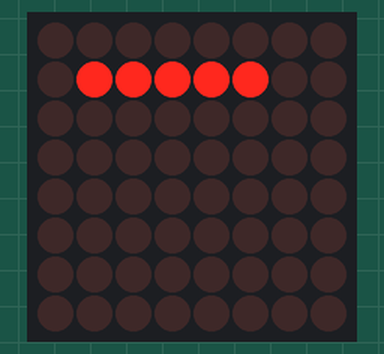
A sketch run on a simulated Arduino Uno, built with avr-gcc and run on an emulated ATmega328P. Parts: 8×8 LED matrix.

Above: at 0.05 s.
At 9.16 s:
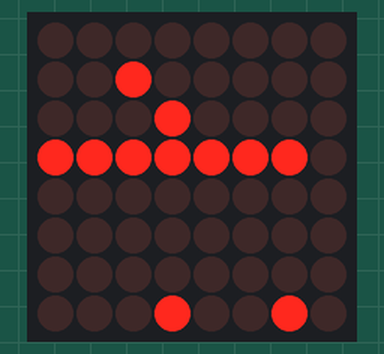
At 16.33 s:
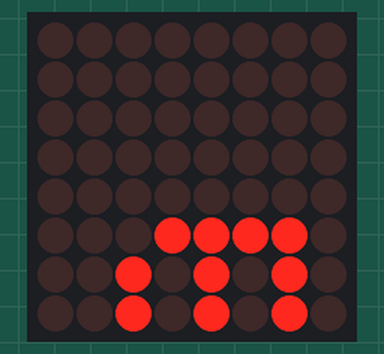
At 18.3 s:
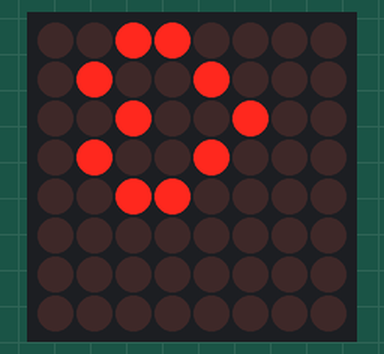
At 28.95 s:
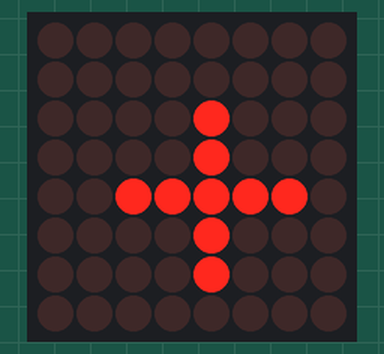
At 39.56 s:
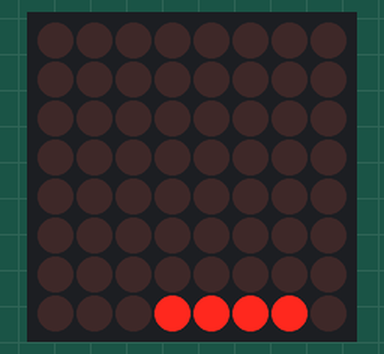

Measured:
- what the display in image 3 shows lasts 1.3 s, from 18.2 s to 19.5 s

The sketch:

dot-matrix-display.ino
```cpp
//www.elegoo.com
//2016.12.9

//We always have to include the library
#include "LedControl.h"
#include "dm-symbols.h"

/*
 Now we need a LedControl to work with.
 ***** These pin numbers will probably not work with your hardware *****
 pin 12 is connected to the DataIn
 pin 11 is connected to LOAD(CS)
 pin 10 is connected to the CLK
 We have only a single MAX72XX.
 */
LedControl lc = LedControl(12,10,11,1);

/* we always wait a bit between updates of the display */
unsigned long delaytime1 = 100;
unsigned long delaytime2 = 1250;
unsigned long delaytime3 = 250;

byte currentSymbol[8] = {};

void setup() {
    /*
    The MAX72XX is in power-saving mode on startup,
    we have to do a wakeup call
    */
    lc.shutdown(0, false);
    /* Set the brightness to a medium values */
    lc.setIntensity(0, 8);
    /* and clear the display */
    lc.clearDisplay(0);
}


/**
 * TODO: Change this method to allow for transition of symbols, e.g.: a marquee
 * running display on the dot-matrix.
 * Rough outline:
    - variable for the current symbol
    - next symbol as method argument
    - for i in 0 .. 7 (symbols are 5 wide for now)
        - shift bits in current symbol one to the left
        - copy bit 7-i from next symbol into current symbol
 *
 */


void setLetter(byte lttr[], unsigned long delaytime) {
    for (int i=0; i<5; ++i) {
        currentSymbol[i] = lttr[i];
    }
    for (int i=0; i<8; ++i) {
        lc.setRow(0, i, currentSymbol[i]);
    }
    delay(delaytime);
}

/**
 * Sets a new symbol to transition to, by moving the letter towards the left.
 */
void transitionToSymbol(byte lttr[5], unsigned long delayT) {
    int lPtr = 4;
    for (int i=0; i<8; ++i) {
        for (int j=7; j>0; --j) {
            currentSymbol[j] = currentSymbol[j-1];
        }

        if (lPtr >= 0) {
            currentSymbol[1] = lttr[lPtr];
        }
        lPtr -= 1;

        // Display the new symbol.
        for (int i=0; i<8; ++i) {
            lc.setRow(0, i, currentSymbol[i]);
        }
        delay(delayT);
    }

}

/*
 This method will display the characters for the
 word "Arduino" one after the other on the matrix.
 (you need at least 5x7 leds to see the whole chars)
 TODO: Change this to hand over a string and map the letters
 to characters so that they can be parsed from said string.
 */
void writeMessageOnMatrix() {

  /* now display them one by one with a small delay */
    transitionToSymbol(sym_C, delaytime1);
    transitionToSymbol(sym_h, delaytime1);
    transitionToSymbol(sym_i, delaytime1);
    transitionToSymbol(sym_n, delaytime1);
    transitionToSymbol(sym_L, delaytime1);
    transitionToSymbol(sym_e, delaytime1);
    transitionToSymbol(sym_e, delaytime1);
    transitionToSymbol(sym_plus, delaytime1);
    transitionToSymbol(sym_M, delaytime1);
    transitionToSymbol(sym_i, delaytime1);
    transitionToSymbol(sym_c, delaytime1);
    transitionToSymbol(sym_h, delaytime1);
    transitionToSymbol(sym_a, delaytime1);
    transitionToSymbol(sym_e, delaytime1);
    transitionToSymbol(sym_l, delaytime1);
    transitionToSymbol(sym_eqls, delaytime1);
    transitionToSymbol(sym_A, delaytime1);
    transitionToSymbol(sym_n, delaytime1);
    transitionToSymbol(sym_y, delaytime1);
    transitionToSymbol(sym_a, delaytime1);
    transitionToSymbol(sym_blank, delaytime3);
    setLetter(sym_heart, delaytime2);
    setLetter(sym_space, delaytime3);
    setLetter(sym_heart, delaytime2);
    setLetter(sym_space, delaytime3);
    setLetter(sym_heart, delaytime2);
    setLetter(sym_space, delaytime3);
}

/*
  This function lights up a some Leds in a row.
 The pattern will be repeated on every row.
 The pattern will blink along with the row-number.
 row number 4 (index==3) will blink 4 times etc.
 */
void rows() {
  for (int row=0; row<8; row++) {
    delay(delaytime2);
    lc.setRow(0, row, B10100000);
    delay(delaytime2);
    lc.setRow(0, row, (byte)0);

    for (int i=0; i<row; i++) {
      delay(delaytime2);
      lc.setRow(0, row, B10100000);
      delay(delaytime2);
      lc.setRow(0, row, (byte)0);
    }
  }
}

/*
  This function lights up a some Leds in a column.
 The pattern will be repeated on every column.
 The pattern will blink along with the column-number.
 column number 4 (index==3) will blink 4 times etc.
 */
void columns() {
  for (int col=0; col<8; col++) {
    delay(delaytime2);
    lc.setColumn(0, col, B10100000);
    delay(delaytime2);
    lc.setColumn(0, col, (byte)0);
    for (int i=0; i<col; i++) {
      delay(delaytime2);
      lc.setColumn(0, col, B10100000);
      delay(delaytime2);
      lc.setColumn(0, col, (byte)0);
    }
  }
}

/*
 This function will light up every Led on the matrix.
 The led will blink along with the row-number.
 row number 4 (index==3) will blink 4 times etc.
 */
void single() {
  for (int row=0; row<8; row++) {
    for (int col=0; col<8; col++) {
      delay(delaytime2);
      lc.setLed(0, row, col, true);
      delay(delaytime2);
      for (int i=0; i<col; i++) {
        lc.setLed(0, row, col, false);
        delay(delaytime2);
        lc.setLed(0, row, col, true);
        delay(delaytime2);
      }
    }
  }
}

void loop() {
  writeMessageOnMatrix();
//  rows();
//  columns();
//  single();
}
```

dm-symbols.h
```cpp
#ifndef dm_symbols_h
#define dm_symbols_h

// Characters and symbols as bit matrices for the dot-matrix display.
byte sym_a[5] = {B00011110,
             B00101010,
             B00101010,
             B00101010,
             B00100100};
byte sym_A[5] = {B01111110,
             B10001000,
             B10001000,
             B10001000,
             B01111110};
byte sym_c[5] = {B00010010,
             B00100010,
             B00100010,
             B00100010,
             B00011100};
byte sym_C[5] = {B01000100,
             B10000010,
             B10000010,
             B10000010,
             B01111100};
byte sym_d[5] = {B11111110,
             B00010010,
             B00100010,
             B00100010,
             B00011100};
byte sym_e[5] = {B00011010,
             B00101010,
             B00101010,
             B00101010,
             B00011100};
byte sym_h[5] = {B00011110,
             B00100000,
             B00100000,
             B00010000,
             B11111110};
byte sym_i[5] = {B00000000,
             B00000010,
             B10111110,
             B00100010,
             B00000000};
byte sym_l[5] = {B00000010,
             B00000010,
             B01111100,
             B10000000,
             B00000000};
byte sym_L[5] = {B00000010,
             B00000010,
             B00000010,
             B11111100,
             B10000000};
byte sym_M[5] = {B01111110,
             B10000000,
             B01111000,
             B10000000,
             B01111110};
byte sym_n[5] = {B00011110,
             B00100000,
             B00100000,
             B00010000,
             B00111110};
byte sym_o[5] = {B00011100,
             B00100010,
             B00100010,
             B00100010,
             B00011100};
byte sym_r[5] = {B00010000,
             B00100000,
             B00100000,
             B00010000,
             B00111110};
byte sym_u[5] = {B00111110,
             B00000100,
             B00000010,
             B00000010,
             B00111100};
byte sym_y[5] = {B00111100,
             B00001010,
             B00001010,
             B00001010,
             B00110010};
byte sym_plus[5] = {B00001000,
                B00001000,
                B00111110,
                B00001000,
                B00001000};
byte sym_eqls[5] = {B00010100,
                B00010100,
                B00010100,
                B00010100,
                B00010100};
byte sym_heart[5] = {B00110000,
                 B01001000,
                 B00100100,
                 B01001000,
                 B00110000};
byte sym_space[5] = {B00000000,
                 B00000000,
                 B00000000,
                 B00000000,
                 B00000000};
byte sym_blank[8] = {B00000000,
                 B00000000,
                 B00000000,
                 B00000000,
                 B00000000,
                 B00000000,
                 B00000000,
                 B00000000};


#endif
```
